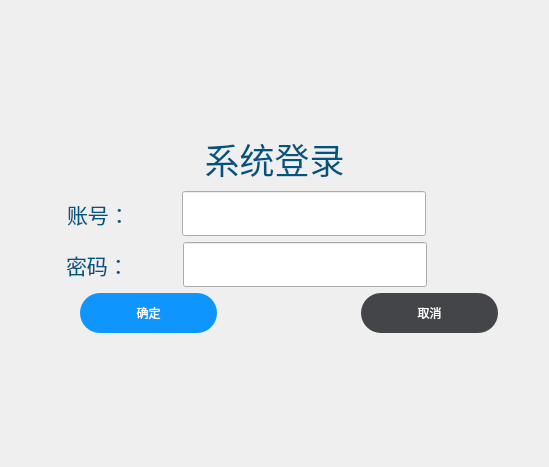
<?xml version="1.0" encoding="UTF-8"?>
<ui version="4.0">
 <class>Dialog</class>
 <widget class="QDialog" name="Dialog">
  <property name="geometry">
   <rect>
    <x>0</x>
    <y>0</y>
    <width>549</width>
    <height>467</height>
   </rect>
  </property>
  <property name="windowTitle">
   <string>Dialog</string>
  </property>
  <layout class="QGridLayout" name="gridLayout">
   <item row="0" column="0">
    <layout class="QVBoxLayout" name="verticalLayout" stretch="1,2,2,2">
     <item>
      <widget class="QLabel" name="label_3">
       <property name="sizePolicy">
        <sizepolicy hsizetype="Preferred" vsizetype="Fixed">
         <horstretch>0</horstretch>
         <verstretch>0</verstretch>
        </sizepolicy>
       </property>
       <property name="palette">
        <palette>
         <active>
          <colorrole role="WindowText">
           <brush brushstyle="SolidPattern">
            <color alpha="255">
             <red>0</red>
             <green>85</green>
             <blue>127</blue>
            </color>
           </brush>
          </colorrole>
         </active>
         <inactive>
          <colorrole role="WindowText">
           <brush brushstyle="SolidPattern">
            <color alpha="255">
             <red>0</red>
             <green>85</green>
             <blue>127</blue>
            </color>
           </brush>
          </colorrole>
         </inactive>
         <disabled>
          <colorrole role="WindowText">
           <brush brushstyle="SolidPattern">
            <color alpha="255">
             <red>120</red>
             <green>120</green>
             <blue>120</blue>
            </color>
           </brush>
          </colorrole>
         </disabled>
        </palette>
       </property>
       <property name="font">
        <font>
         <family>楷体</family>
         <pointsize>26</pointsize>
        </font>
       </property>
       <property name="text">
        <string>系统登录</string>
       </property>
       <property name="alignment">
        <set>Qt::AlignCenter</set>
       </property>
      </widget>
     </item>
     <item>
      <layout class="QHBoxLayout" name="horizontalLayout_2" stretch="1,2,2,2">
       <property name="spacing">
        <number>3</number>
       </property>
       <property name="sizeConstraint">
        <enum>QLayout::SetDefaultConstraint</enum>
       </property>
       <property name="leftMargin">
        <number>0</number>
       </property>
       <property name="topMargin">
        <number>0</number>
       </property>
       <property name="rightMargin">
        <number>0</number>
       </property>
       <property name="bottomMargin">
        <number>0</number>
       </property>
       <item>
        <spacer name="horizontalSpacer_8">
         <property name="orientation">
          <enum>Qt::Horizontal</enum>
         </property>
         <property name="sizeHint" stdset="0">
          <size>
           <width>40</width>
           <height>20</height>
          </size>
         </property>
        </spacer>
       </item>
       <item>
        <widget class="QLabel" name="label">
         <property name="palette">
          <palette>
           <active>
            <colorrole role="WindowText">
             <brush brushstyle="SolidPattern">
              <color alpha="255">
               <red>0</red>
               <green>85</green>
               <blue>127</blue>
              </color>
             </brush>
            </colorrole>
           </active>
           <inactive>
            <colorrole role="WindowText">
             <brush brushstyle="SolidPattern">
              <color alpha="255">
               <red>0</red>
               <green>85</green>
               <blue>127</blue>
              </color>
             </brush>
            </colorrole>
           </inactive>
           <disabled>
            <colorrole role="WindowText">
             <brush brushstyle="SolidPattern">
              <color alpha="255">
               <red>120</red>
               <green>120</green>
               <blue>120</blue>
              </color>
             </brush>
            </colorrole>
           </disabled>
          </palette>
         </property>
         <property name="font">
          <font>
           <family>楷体</family>
           <pointsize>16</pointsize>
          </font>
         </property>
         <property name="text">
          <string>账号：</string>
         </property>
        </widget>
       </item>
       <item>
        <widget class="QLineEdit" name="lineEdit">
         <property name="sizePolicy">
          <sizepolicy hsizetype="Fixed" vsizetype="Fixed">
           <horstretch>0</horstretch>
           <verstretch>0</verstretch>
          </sizepolicy>
         </property>
         <property name="font">
          <font>
           <family>楷体</family>
           <pointsize>20</pointsize>
          </font>
         </property>
         <property name="focusPolicy">
          <enum>Qt::StrongFocus</enum>
         </property>
         <property name="text">
          <string/>
         </property>
        </widget>
       </item>
       <item>
        <spacer name="horizontalSpacer_9">
         <property name="orientation">
          <enum>Qt::Horizontal</enum>
         </property>
         <property name="sizeHint" stdset="0">
          <size>
           <width>40</width>
           <height>20</height>
          </size>
         </property>
        </spacer>
       </item>
      </layout>
     </item>
     <item>
      <layout class="QHBoxLayout" name="horizontalLayout_3" stretch="1,2,2,2">
       <property name="topMargin">
        <number>0</number>
       </property>
       <property name="rightMargin">
        <number>0</number>
       </property>
       <property name="bottomMargin">
        <number>0</number>
       </property>
       <item>
        <spacer name="horizontalSpacer_5">
         <property name="orientation">
          <enum>Qt::Horizontal</enum>
         </property>
         <property name="sizeHint" stdset="0">
          <size>
           <width>40</width>
           <height>20</height>
          </size>
         </property>
        </spacer>
       </item>
       <item>
        <widget class="QLabel" name="label_2">
         <property name="palette">
          <palette>
           <active>
            <colorrole role="WindowText">
             <brush brushstyle="SolidPattern">
              <color alpha="255">
               <red>0</red>
               <green>85</green>
               <blue>127</blue>
              </color>
             </brush>
            </colorrole>
           </active>
           <inactive>
            <colorrole role="WindowText">
             <brush brushstyle="SolidPattern">
              <color alpha="255">
               <red>0</red>
               <green>85</green>
               <blue>127</blue>
              </color>
             </brush>
            </colorrole>
           </inactive>
           <disabled>
            <colorrole role="WindowText">
             <brush brushstyle="SolidPattern">
              <color alpha="255">
               <red>120</red>
               <green>120</green>
               <blue>120</blue>
              </color>
             </brush>
            </colorrole>
           </disabled>
          </palette>
         </property>
         <property name="font">
          <font>
           <family>楷体</family>
           <pointsize>16</pointsize>
          </font>
         </property>
         <property name="text">
          <string>密码：</string>
         </property>
        </widget>
       </item>
       <item>
        <widget class="QLineEdit" name="lineEdit_2">
         <property name="sizePolicy">
          <sizepolicy hsizetype="Fixed" vsizetype="Fixed">
           <horstretch>0</horstretch>
           <verstretch>0</verstretch>
          </sizepolicy>
         </property>
         <property name="font">
          <font>
           <family>楷体</family>
           <pointsize>20</pointsize>
          </font>
         </property>
         <property name="focusPolicy">
          <enum>Qt::StrongFocus</enum>
         </property>
         <property name="text">
          <string/>
         </property>
        </widget>
       </item>
       <item>
        <spacer name="horizontalSpacer_4">
         <property name="orientation">
          <enum>Qt::Horizontal</enum>
         </property>
         <property name="sizeHint" stdset="0">
          <size>
           <width>40</width>
           <height>20</height>
          </size>
         </property>
        </spacer>
       </item>
      </layout>
     </item>
     <item>
      <layout class="QHBoxLayout" name="horizontalLayout" stretch="1,2,2,2,0">
       <item>
        <spacer name="horizontalSpacer_2">
         <property name="orientation">
          <enum>Qt::Horizontal</enum>
         </property>
         <property name="sizeHint" stdset="0">
          <size>
           <width>40</width>
           <height>20</height>
          </size>
         </property>
        </spacer>
       </item>
       <item>
        <widget class="QPushButton" name="pushButton_1">
         <property name="minimumSize">
          <size>
           <width>100</width>
           <height>40</height>
          </size>
         </property>
         <property name="styleSheet">
          <string notr="true">QPushButton
{
    color:white;
    background-color:rgb(14 , 150 , 254);
    border-radius:20px;
	font: 12pt &quot;新宋体&quot;;
}
 
QPushButton:hover
{
    color:white;
    background-color:rgb(44 , 190 , 255);
	border-radius:20px;
}
 
QPushButton:pressed
{
    color:white;
    background-color:rgb(14 , 135 , 228);
    padding-left:3px;
    padding-top:3px;
}</string>
         </property>
         <property name="text">
          <string>确定</string>
         </property>
        </widget>
       </item>
       <item>
        <spacer name="horizontalSpacer">
         <property name="orientation">
          <enum>Qt::Horizontal</enum>
         </property>
         <property name="sizeHint" stdset="0">
          <size>
           <width>40</width>
           <height>20</height>
          </size>
         </property>
        </spacer>
       </item>
       <item>
        <widget class="QPushButton" name="pushButton_2">
         <property name="minimumSize">
          <size>
           <width>100</width>
           <height>40</height>
          </size>
         </property>
         <property name="styleSheet">
          <string notr="true">QPushButton{
		border-radius: 20px;
		border: none;
		width: 75px;
		height: 25px;
		font: 12pt &quot;新宋体&quot;;
}
QPushButton:enabled {
        background: rgb(68, 69, 73);
        color: white;
}
QPushButton:!enabled {
        background: rgb(100, 100, 100);
        color: rgb(200, 200, 200);
}
QPushButton:enabled:hover{
        background: rgb(100, 100, 100);
		border-radius: 20px;
}
QPushButton:enabled:pressed{
        background: rgb(150, 80, 80);
}</string>
         </property>
         <property name="text">
          <string>取消</string>
         </property>
        </widget>
       </item>
       <item>
        <spacer name="horizontalSpacer_3">
         <property name="orientation">
          <enum>Qt::Horizontal</enum>
         </property>
         <property name="sizeHint" stdset="0">
          <size>
           <width>40</width>
           <height>20</height>
          </size>
         </property>
        </spacer>
       </item>
      </layout>
     </item>
    </layout>
   </item>
  </layout>
 </widget>
 <resources/>
 <connections/>
</ui>
